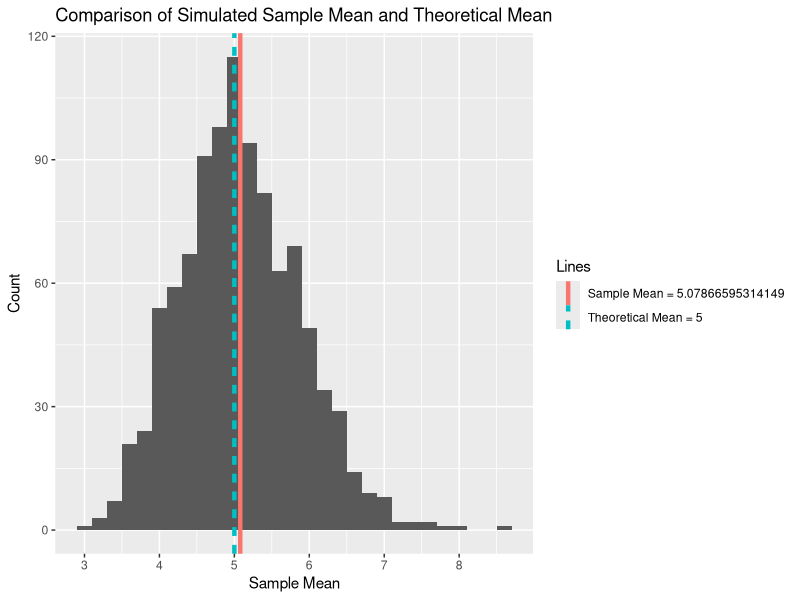
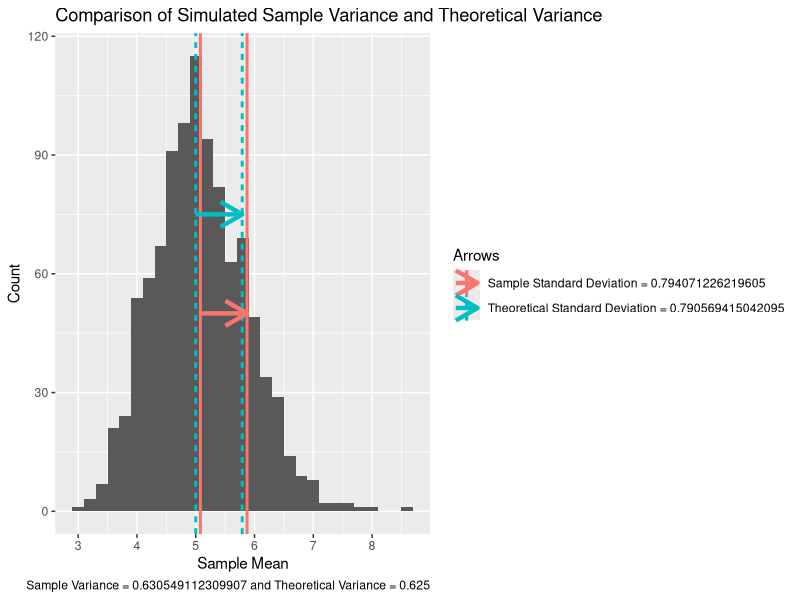
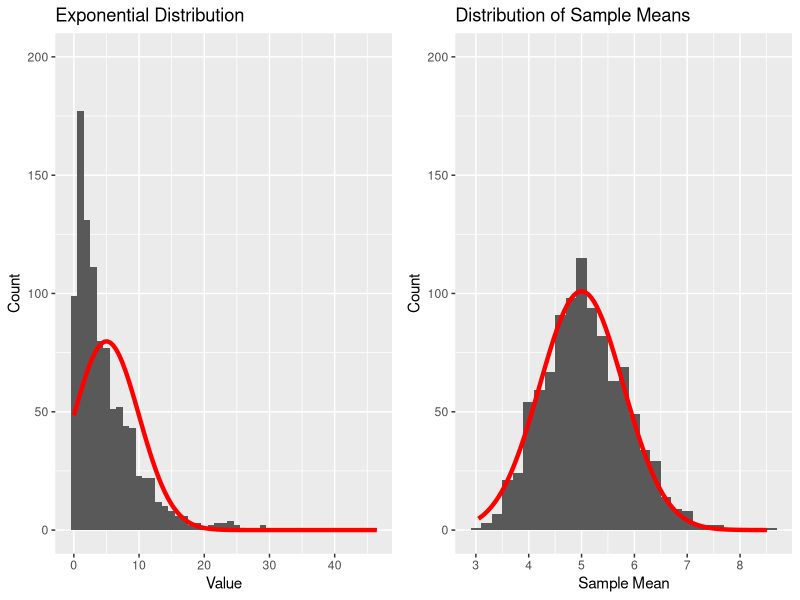

Write the R code that produced these figures, in order.
## ---- chunk 1
knitr::opts_chunk$set(echo = TRUE, tidy.opts = list(width.cutoff = 60), tidy = TRUE)
## ---- chunk 2
lambda <- 0.2
n <- 40
k <- 1000
exp_sim <- matrix(rexp(n * k, lambda), k, n)
exp_means <- apply(exp_sim, 1, mean)
## ---- chunk 3
library(ggplot2)
library(gridExtra)
df_means <- data.frame(exp_means)
df_stats <- data.frame(means = c(mean(exp_means), 1 / lambda), sds = c(sd(exp_means), 1 / lambda / sqrt(n)), Lines = c(paste("Sample Mean =", mean(exp_means)), paste("Theoretical Mean =", 1 / lambda)), Arrows = c(paste("Sample Standard Deviation =", sd(exp_means)), paste("Theoretical Standard Deviation =", 1 / lambda / sqrt(n))), y = c(50, 75))
## ---- chunk 4
ggplot(df_means, aes(exp_means)) + geom_histogram(binwidth = 0.2) + geom_vline(aes(xintercept = means, colour = Lines, linetype = Lines), size = 1.5, show.legend = TRUE, data = df_stats) + labs(x = "Sample Mean", y = "Count", title = "Comparison of Simulated Sample Mean and Theoretical Mean")
## ---- chunk 5
ggplot(df_means, aes(exp_means)) + geom_histogram(binwidth = 0.2) + geom_vline(aes(xintercept = means, colour = Arrows, linetype = Arrows), size = 1, data = df_stats) + geom_vline(aes(xintercept = means + sds, colour = Arrows, linetype = Arrows), size = 1, data = df_stats) + geom_segment(mapping = aes(x = means, y = y, xend = means + sds, yend = y, colour = Arrows), arrow = arrow(), size = 1.5, show.legend = TRUE, data = df_stats) + labs(x = "Sample Mean", y = "Count", title = "Comparison of Simulated Sample Variance and Theoretical Variance", caption = paste("Sample Variance =", df_stats$sds[1]^2, "and Theoretical Variance =", df_stats$sds[2]^2))
## ---- chunk 6
p1 <- ggplot(data.frame(x = rexp(k, lambda)), aes(x)) + geom_histogram(binwidth = 1) + stat_function(fun = function(x) k * 1 * dnorm(x, mean = 1 / lambda, sd = 1 / lambda), colour = "red", size = 1.5) + ylim(0, 200) + labs(x = "Value", y = "Count", title = "Exponential Distribution")
p2 <- ggplot(df_means, aes(exp_means)) + geom_histogram(binwidth = 0.2) + stat_function(fun = function(x) k * 0.2 * dnorm(x, mean = 1 / lambda, sd = 1 / lambda / sqrt(n)), colour = "red", size = 1.5) + ylim(0, 200) + labs(x = "Sample Mean", y = "Count", title = "Distribution of Sample Means")
grid.arrange(p1, p2, nrow = 1)
